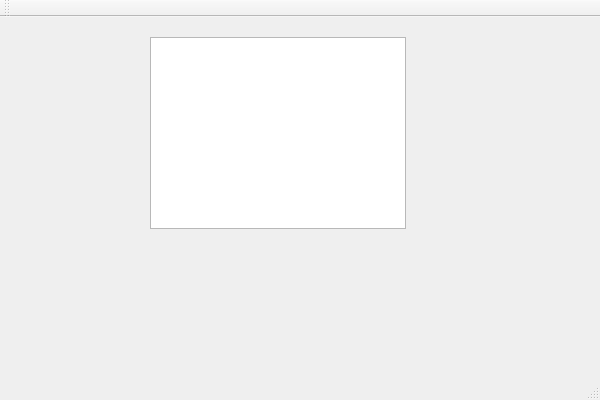
<?xml version="1.0" encoding="UTF-8"?>
<ui version="4.0">
 <class>ShoppingListClass</class>
 <widget class="QMainWindow" name="ShoppingListClass">
  <property name="geometry">
   <rect>
    <x>0</x>
    <y>0</y>
    <width>600</width>
    <height>400</height>
   </rect>
  </property>
  <property name="windowTitle">
   <string>ShoppingList</string>
  </property>
  <widget class="QWidget" name="centralWidget">
   <widget class="QListWidget" name="listWidget">
    <property name="geometry">
     <rect>
      <x>150</x>
      <y>20</y>
      <width>256</width>
      <height>192</height>
     </rect>
    </property>
   </widget>
  </widget>
  <widget class="QMenuBar" name="menuBar">
   <property name="geometry">
    <rect>
     <x>0</x>
     <y>0</y>
     <width>600</width>
     <height>22</height>
    </rect>
   </property>
  </widget>
  <widget class="QToolBar" name="mainToolBar">
   <attribute name="toolBarArea">
    <enum>TopToolBarArea</enum>
   </attribute>
   <attribute name="toolBarBreak">
    <bool>false</bool>
   </attribute>
  </widget>
  <widget class="QStatusBar" name="statusBar"/>
 </widget>
 <layoutdefault spacing="6" margin="11"/>
 <resources>
  <include location="ShoppingList.qrc"/>
 </resources>
 <connections/>
</ui>
